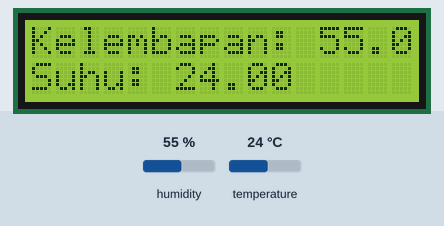
Bench run of a sketch on a simulated Arduino Uno, built with avr-gcc and run on an emulated ATmega328P. Parts: 16×2 character LCD. Inputs (shaded band) come from the test bench; at power-on: humidity 55 %, temperature 24 °C.

Above: at 1.2 s.
1.3 s: humidity set to 22 %
At 3.3 s:
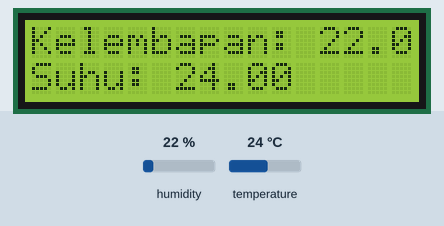
4.0 s: temperature set to 12 °C
At 5.1 s:
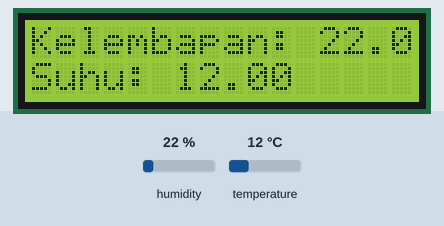
6.7 s: humidity set to 40 %
At 8.8 s:
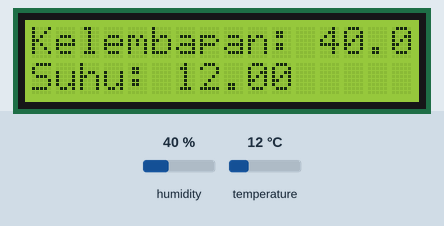
9.7 s: temperature set to 19 °C
At 10.7 s:
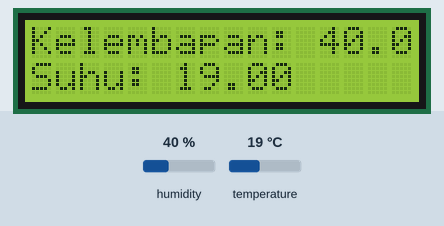
Timing chart, 0 to 12.7 s (numbered marks = the images above; inputs shaded):
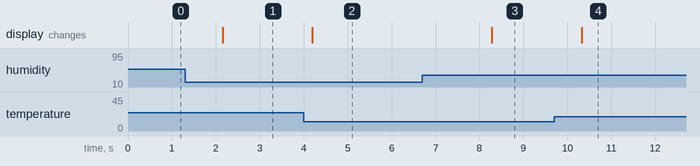

Measured:
- after the input at 1.3 s, the display: changes after 0.86 s (image 1)
- after the input at 4.0 s, the display: changes after 0.20 s (image 2)
- after the input at 6.7 s, the display: changes after 1.6 s (image 3)
- after the input at 9.7 s, the display: changes after 0.62 s (image 4)

The sketch:

lcd16x2_sensor_suhu_kelembapan.ino
```cpp
#include <Adafruit_Sensor.h>
#include <Wire.h>
#include <LiquidCrystal_I2C.h>
#include <DHT.h>

uint8_t READER = 2;
DHT dht(READER, DHT11);
LiquidCrystal_I2C lcd(0x27, 16, 2);

void setup()
{
  pinMode(READER, INPUT);
  dht.begin();
  lcd.begin(); // inisialisasi
  lcd.backlight(); // fungsinya gatau
}

void loop()
{
  float suhu = dht.readTemperature();
  float kelembapan = dht.readHumidity();

  lcd.setCursor(0,0);
  lcd.print("Kelembapan: ");
  lcd.print(kelembapan);
  lcd.setCursor(0,1);
  lcd.print("Suhu: ");
  lcd.print(suhu);
}
```
